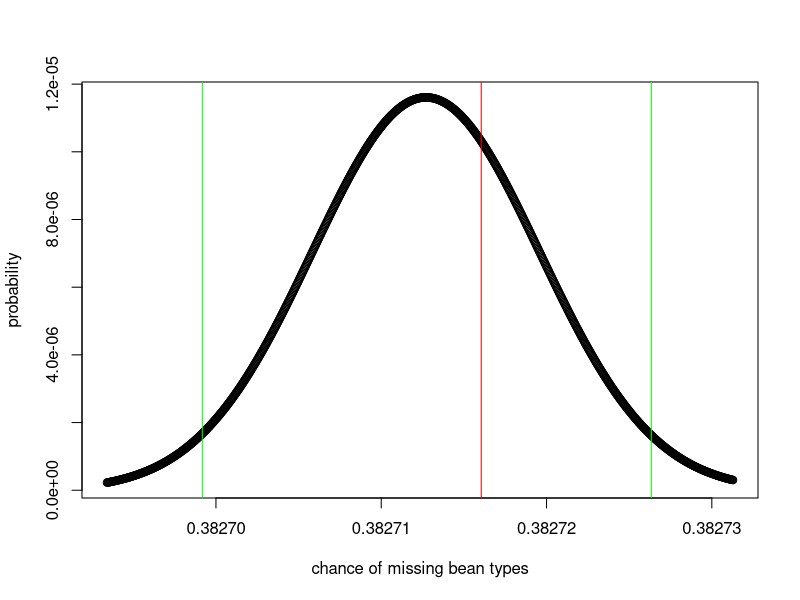

R code for this plot:
## Toy problem; 3 bean types, 5 bean ladle

analytic_p <- 93 / 243
delta_p <- 1 / 243

# For initial code using Math.random() (=> possibly biased)
# true_count <- sum(c(
#   382748981, 38275176, 38271092, 38273464,
#   38267967, 38275401, 38271099, 38271141,
#   38258013, 38274030, 38266235, 38277299, 382739158, 382698050, 382723831
# ))
# total_count <- sum(c(
#   1000000000, 100000000, 100000000, 100000000,
#   100000000, 100000000, 100000000, 100000000,
#   100000000, 100000000, 100000000, 100000000, 1000000000, 1000000000, 1000000000
# ))

# updated code using new Random()
true_count <- sum(c(
  382718580, 382723828, 382715554, 382706980, 382698582
))
total_count <- sum(c(
  1000000000 * 5
))



p_grid <- seq(
  from = analytic_p - delta_p,
  to = analytic_p + delta_p, length.out = 10000
)
likelihood <- dbinom(true_count, size = total_count, prob = p_grid)



## Calculate a confidence interval aka credible interval
samples <- sample(x = p_grid, prob = likelihood, replace = TRUE, size = 1e4)

print("95% credible interval: ")
quantiles95 <- quantile(x = samples, probs = c(.05 / 2, 1 - .05 / 2))
quantiles995 <- quantile(x = samples, probs = c(.005 / 2, 1 - .005 / 2))
print(quantiles95)
print(
  paste0(
    "analytic prediction: ", analytic_p
  )
)

## Percent of samples below the analytical one...
percent_below <- sum(samples < analytic_p) / length(samples) * 100
print(
  paste0(
    "Amount of distribution below analytic p: ",
    round(percent_below, digits = 2),
    "%"
  )
)


plot_grid <- seq(
  from = quantiles995[1],
  to = quantiles995[2],
  length.out = 1000
)
plot_likelihood <- dbinom(true_count, size = total_count, prob = plot_grid)

## Make a plot
plot(plot_grid, plot_likelihood,
  type = "b",
  xlab = "chance of missing bean types",
  ylab = "probability"
)
abline(v = analytic_p, col = "red")
abline(v = quantiles95[1], col = "green")
abline(v = quantiles95[2], col = "green")

## the answer to the original question
numerator <- choose(11, 10) * 10^140 -
  choose(11, 9) * 9^140 +
  choose(11, 8) * 8^140 -
  choose(11, 7) * 7^140 +
  choose(11, 6) * 6^140 -
  choose(11, 5) * 5^140 +
  choose(11, 4) * 4^140 -
  choose(11, 3) * 3^140 +
  choose(11, 2) * 2^140 -
  choose(11, 1) * 1^140

denominator <- 11^140

print(
  paste0(numerator, " / ", denominator, " = ", numerator / denominator)
)
